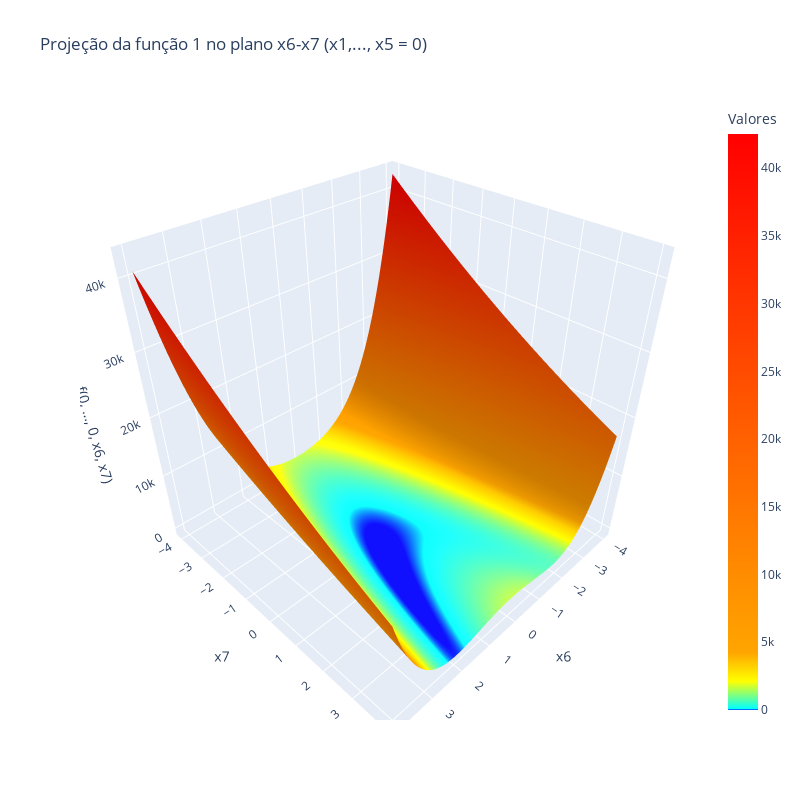

The code cell stored with this chart in its notebook:
### Code cell
import numpy as np
import plotly.graph_objects as go
from sympy import lambdify

f_x_func = lambdify(variaveis, f_x, 'numpy')

x6_vals = np.linspace(-4, 4, 100)
x7_vals = np.linspace(-4, 4, 100)
x6, x7 = np.meshgrid(x6_vals, x7_vals)


fixed_values = [1] * 5
f_vals = np.array([
    f_x_func(*fixed_values, x6_val, x7_val)
    for x6_val, x7_val in zip(np.ravel(x6), np.ravel(x7))
]).reshape(x6.shape)

fig = go.Figure(data=[go.Surface(z=f_vals, x=x6, y=x7, colorscale=[
        [0.0, 'blue'],
        [0.002, 'cyan'],
        [0.05, 'yellow'],
        [0.1, 'orange'],
        [1.0, 'red']
    ], colorbar=dict(title="Valores"))])
fig.update_layout(
    title="Projeção da função 1 no plano x6-x7 (x1,..., x5 = 1)",
    scene=dict(
        xaxis_title='x6',
        yaxis_title='x7',
        zaxis_title='f(0, ..., 0, x6, x7)'
    ),
    width=800,
    height=800
)

fig.show()

### Figure 1 — Plotly figure (JSON) as saved in the notebook; plotly's stock layout.template omitted (floating-point values rounded to 4 significant figures; data arrays with more than 128 entries replaced by an {"elided": "..."} marker saying what was removed)
{"data": [{"colorbar": {"title": {"text": "Valores"}}, "colorscale": [[0, "blue"], [0.002, "cyan"], [0.05, "yellow"], [0.1, "orange"], [1, "red"]], "type": "surface", "x": {"elided": "100x100 float values"}, "y": {"elided": "100x100 float values"}, "z": {"elided": "100x100 float values"}}], "layout": {"height": 800, "scene": {"xaxis": {"title": {"text": "x6"}}, "yaxis": {"title": {"text": "x7"}}, "zaxis": {"title": {"text": "f(0, ..., 0, x6, x7)"}}}, "title": {"text": "Projeção da função 1 no plano x6-x7 (x1,..., x5 = 0)"}, "width": 800}}
